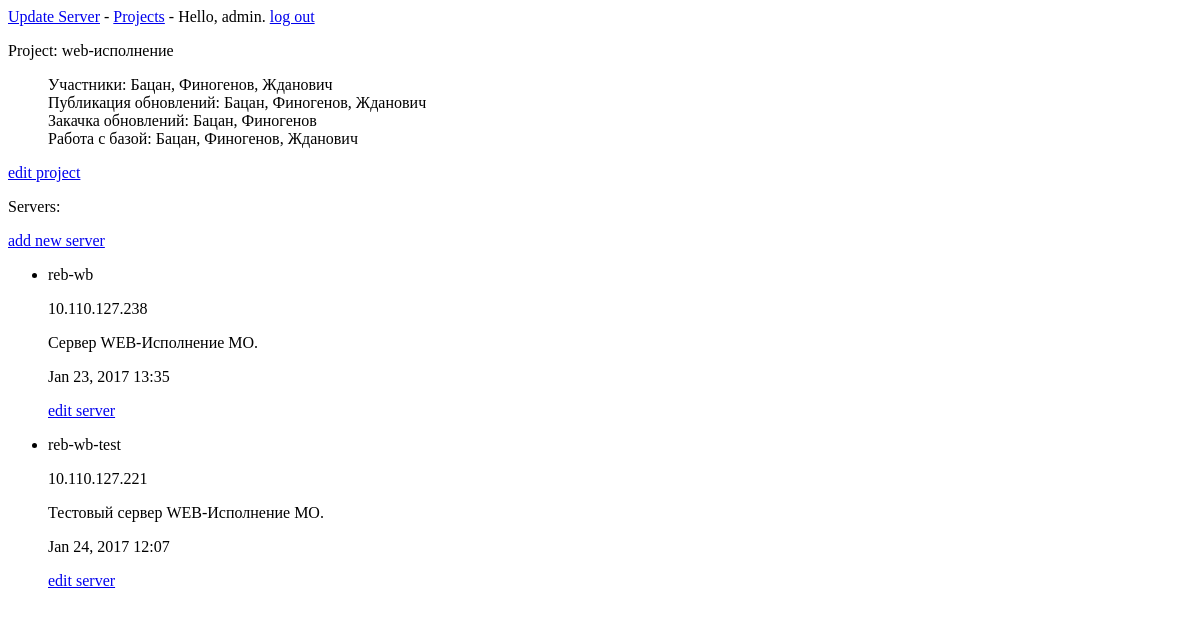
The app's page /projects/1/ (signed in), older data.
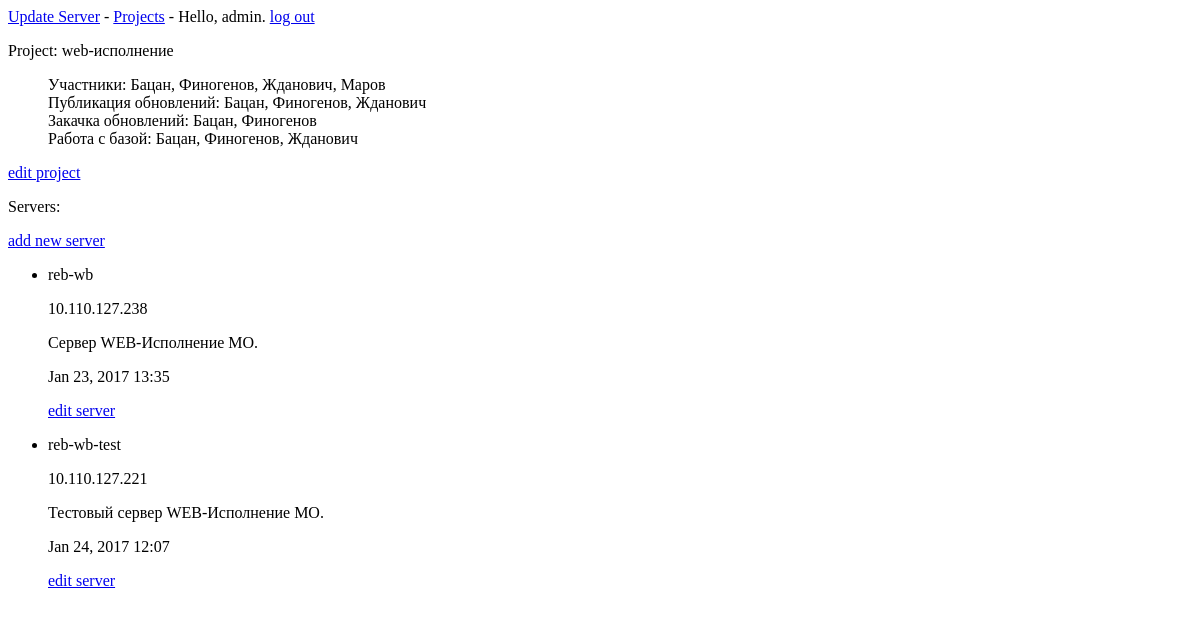
The same page, newer data.
### ups/models.py (models this page shows)
class Project(models.Model):
	name = models.CharField(max_length=200)
	desc = models.TextField()
	date = models.DateTimeField(auto_now_add=True)
	view = models.ForeignKey(Group, related_name='view')
	dump = models.ForeignKey(Group, related_name='dump')
	updt = models.ForeignKey(Group, related_name='updt')
	upld = models.ForeignKey(Group, related_name='upld')
	def __unicode__(self):
		return self.name

### ups/views.py (the view)
# urls.py: url(r'^projects/(?P<project_id>\d+)/$', views.project, name='project'),
@login_required
def project(request, project_id):
	project = Project.objects.get(id=project_id)
	servers = project.server_set.order_by('name')
	context = {'project': project, 'servers': servers}
	return render(request, 'ups/project.html', context)

### ups/templates/ups/project.html
{% extends "ups/base.html" %}
{% block content %}
    <p>Project: {{ project }}</p>
    <ul>
        <p>{{ project.desc|linebreaks }}</p>
    </ul>
    <p>
        <a href="{% url 'ups:edit_project' project.id %}">edit project</a>
    </p>
    <p>Servers:</p>
    <p>
        <a href="{% url 'ups:new_server' project.id %}">add new server</a>
    </p>
    <ul>
        {% for server in servers %}
            <li>
                <p>{{ server.name|linebreaks }}</p>
                <p>{{ server.addr|linebreaks }}</p>
                <p>{{ server.desc|linebreaks }}</p>
                <p>{{ server.date|date:'M d, Y H:i' }}</p>
                <p>
                    <a href="{% url 'ups:edit_server' server.id %}">edit server</a>
                </p>
            </li>
            {% empty %}
            <li>
                There are no servers for this project yet.
            </li>
        {% endfor %}
    </ul>
{% endblock content %}

Row changes from the older to the newer data that the page shows:
changed Project "web-исполнение": desc "Участники: Бацан, Финогенов, Жданович Публикация обновлений: Бацан, Финогенов,…" → "Участники: Бацан, Финогенов, Жданович, Маров Публикация обновлений: Бацан, Финогенов,…"
